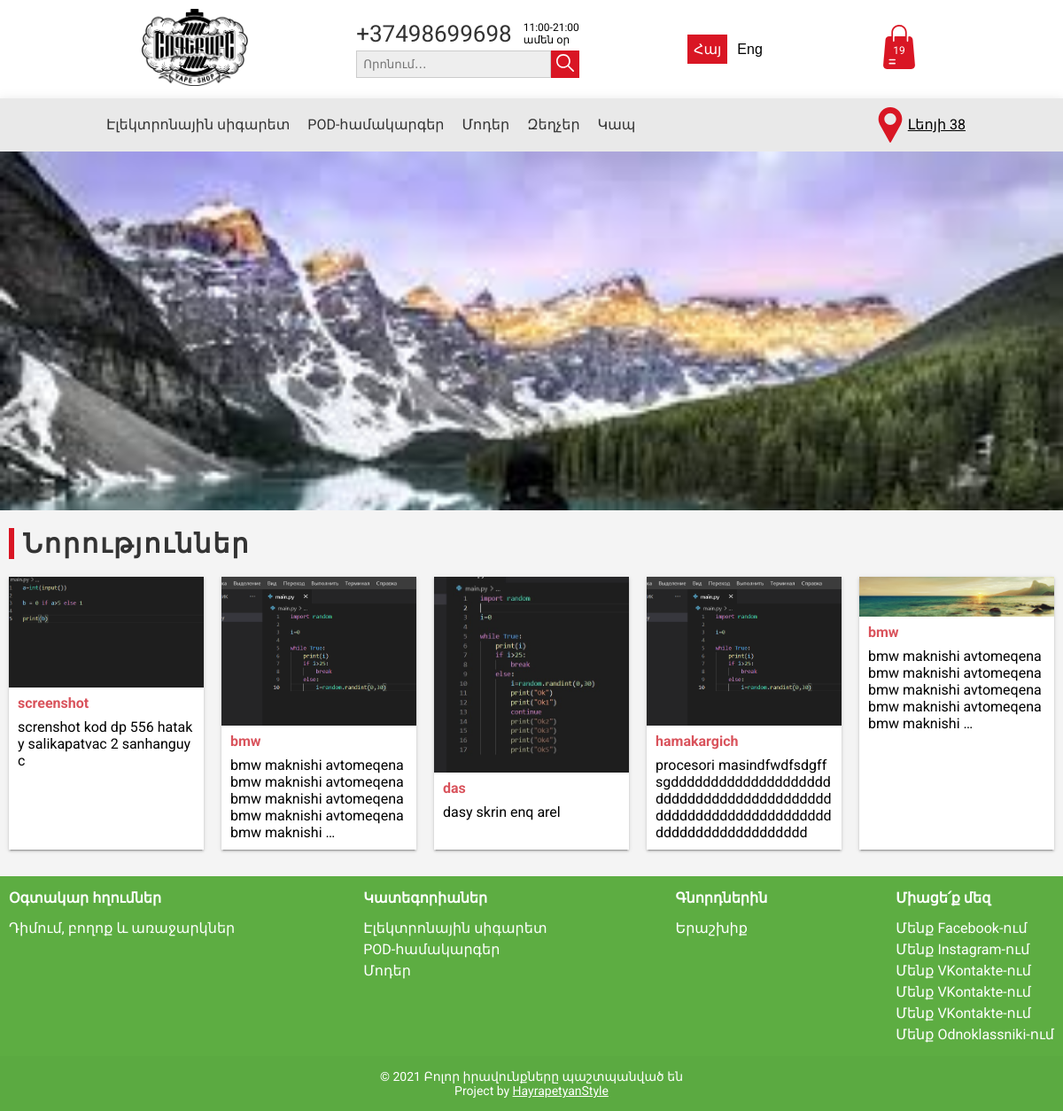
Page /news/ on the committed database.
### mainapp/models.py (models this page shows, shortened)
class data_contact(models.Model):
    phone = models.CharField("մուտքագրել տվյալ",max_length=30)
    name = models.CharField("տվյալների տեսակ", max_length=20,choices=Cloices)
    class Meta:
        verbose_name = "հեռախոսահամար"
        verbose_name_plural = "կոնտակտաին տվյալներ"

class category(models.Model):
    title = models.CharField('Վերնագիր', max_length=50)
    slug = models.SlugField('URI', unique=True)
    class Meta:
        verbose_name = 'կատեգորիա'
        verbose_name_plural = 'Կատեգորիաներ'

class slide(models.Model):
    image = models.ImageField("նկար",upload_to="slide")
    url = models.URLField("հասցե")
    class Meta:
        verbose_name = "սլաիդ"
        verbose_name_plural = "սլաիդեր"

class news(models.Model):
    title = models.CharField("վերնագիր", max_length=20)
    text = models.TextField("տեքստ")
    image = models.ImageField("նկար",upload_to = "news")
    class Meta:
        verbose_name = "նյութ"
        verbose_name_plural = "նյութեր"

class pages(models.Model):
    title = models.CharField("Վերնագիր", max_length=50)
    state = models.CharField('Ում համար', max_length=2, choices=Page_Choice)
    text = models.TextField("տեքստ")
    class Meta:
        verbose_name = "Էջ"
        verbose_name_plural = "Էջեր"

class social(models.Model):
    url = models.URLField("հասցե")
    name = models.CharField('անուն',max_length=15,choices=Choicese)
    class Meta:
        verbose_name = "կաիք"
        verbose_name_plural = "կաիքեր"

### mainapp/views.py (the view)
# urls.py: path('news/',views.ollnews,name="ollnews"),
def ollnews(request):
    oll = news.objects.all()
    return render(request,'mainapp/newsoll.html',{'news':oll})

### vaper/context_processors.py (called while the page is built)
def GetContextGeneratedData(request):
    context = {}
    context['menu'] = category.objects.all()
    context['socials'] = social.objects.all()
    context['slides'] = slide.objects.all()
    context['useful'] = pages.objects.filter(state="0")
    context['foruser'] = pages.objects.filter(state="1")
    context['data_contact'] = data_contact.objects.all().order_by('-name')
    return context

### mainapp/templates/mainapp/newsoll.html (shortened to what this page needs)
{% extends 'base.html' %}
{% block main %}
   <main>
        <section class="main container">
            <section class="allnews_section">
                <h1 class="title">Նորություններ</h1>
                <div class="allnews_grid">
                    {% for i in news %}
                        <div class="news_article__big hover">
                            <a href="{% url 'newser' id=i.id %}">
                                <img src="{{ i.image.url }}" alt="cover">
                            </a>
                            <h4><a href="{% url 'newser' id=i.id %}">{{ i.title }}</a></h4>
                            <p>{{ i.text|truncatewords:10 }}</p>
                        </div>
                    {% endfor %}
                </div>
            </section>
        </section>
    </main>
{% endblock main %}

### templates/base.html (shortened to what this page needs)
{% load static %}
<!DOCTYPE html>
<html lang="hy">
<head>
    <link rel="stylesheet" href="{% static 'css/swiper.min.css' %}">
    <link rel="stylesheet" href="{% static 'css/styles.css' %}">
</head>
<body>
    <header>
        <section class="header container">
            <div class="logo">
                <a href="{% url "home" %}">
                    <img src="{% static 'img/logo.png' %}" alt="logo">
                </a>
            </div>
            <div class="search_tel">
                <div class="header_tel">
                {% if data_contact.first.name == "Phone" %}
                    <a href="tel:{{ data_contact.first.phone }}">{{ data_contact.first.phone }}</a>
                {% endif %}
                    <p>11:00-21:00 <br> ամեն օր</p>
                </div>
                <form action="#">
                    <input type="search" placeholder="Որոնում․․․">
                    <button>
                    </button>
                </form>
            </div>
            <form action="#" class="lang">
                <button class="active">Հայ</button>
                <button>Eng</button>
            </form>
            <div class="basket">
                <span class="basket_count_preview">19</span>
            </div>
        </section>
    </header>
    <nav>
        <section class="nav container">
            <ul class="menu">
                {% for m in menu %}
                <li><a href="{% url 'getCategory' slug=m.slug %}">{{ m.title }}</a></li>
                {% endfor %}
                <li><a href="#">Զեղչեր</a></li>
                <li><a href="{% url "contacts" %}">Կապ</a></li>
            </ul>
            <div id="location">
                Լեոյի 38
            </div>
        </section>
    </nav>
    <section class="bigSlider">
        <div class="swiper-container">
            <div class="swiper-wrapper">
                {% for a in slides %}
                    <a href="{{ a.url }}" class="swiper-slide">
                        <img src="{{ a.image.url }}" alt="picture">
                    </a>
                {% endfor %}
            </div>
        </div>
    </section>
    <main>
    {% block main %}
    {% endblock main %}
    </main>
    <footer>
        <section class="footer container">
            <div class="footer_block">
                <h4>Օգտակար հղումներ</h4>
                <ul>
                    {% for p in useful %}
                    <li><a href="#">{{ p.title }}</a></li>
                    {% endfor %}
                </ul>
            </div>
            <div class="footer_block">
                <h4>Կատեգորիաներ</h4>
                <ul>
                    {% for m in menu %}
                    <li><a href="{% url 'getCategory' slug=m.slug %}">{{ m.title }}</a></li>
                     {% endfor %}
                </ul>
            </div>
            <div class="footer_block">
                <h4>Գնորդներին</h4>
                <ul>
                    {% for p in foruser %}
                    <li><a href="#">{{ p.title }}</a></li>
                    {% endfor %}
                </ul>
            </div>
            <div class="footer_block">
                <h4>Միացե՛ք մեզ</h4>
                <ul>
                {% for d in socials %}
                    <li><a href="{{ d.url }}" target="_blank" >Մենք {{d.name}}-ում</a></li>
                {% endfor %}
                </ul>
            </div>
        </section>
        <div class="create">
            <p>&copy; {% now 'Y' %} Բոլոր իրավունքները պաշտպանված են </p>
            <p>Project by <a href="https://www.hayrapetyanstyle.am">HayrapetyanStyle</a></p>
        </div>
    </footer>
</body>
</html>

### rows in the picture
data_contact: first.phone "+37498699698"
category: title "Էլեկտրոնային սիգարետ"
category: title "POD-համակարգեր"
category: title "Մոդեր"
slide: image (picture)
news: image (picture), title "screenshot", text "screnshot kod dp 556 hataky salikapatvac 2 sanhanguyc"
news: image (picture), title "bmw", text "bmw maknishi avtomeqenabmw maknishi avtomeqenabmw maknishi avtomeqenabmw maknishi avtomeqenabmw maknishi …"
news: image (picture), title "das", text "dasy skrin enq arel"
news: image (picture), title "hamakargich", text "procesori masindfwdfsdgffsgddddddddddddddddddddddddddddddddddddddddddddddddddddddddddddddddddddddddddddddddddd"
news: image (picture), title "bmw", text "bmw maknishi avtomeqenabmw maknishi avtomeqenabmw maknishi avtomeqenabmw maknishi avtomeqenabmw maknishi …"
pages: title "Դիմում, բողոք և առաջարկներ"
pages: title "Երաշխիք"
social: name "Facebook"
social: name "Instagram"
social: name "VKontakte"
social: name "VKontakte"
social: name "VKontakte"
social: name "Odnoklassniki"
